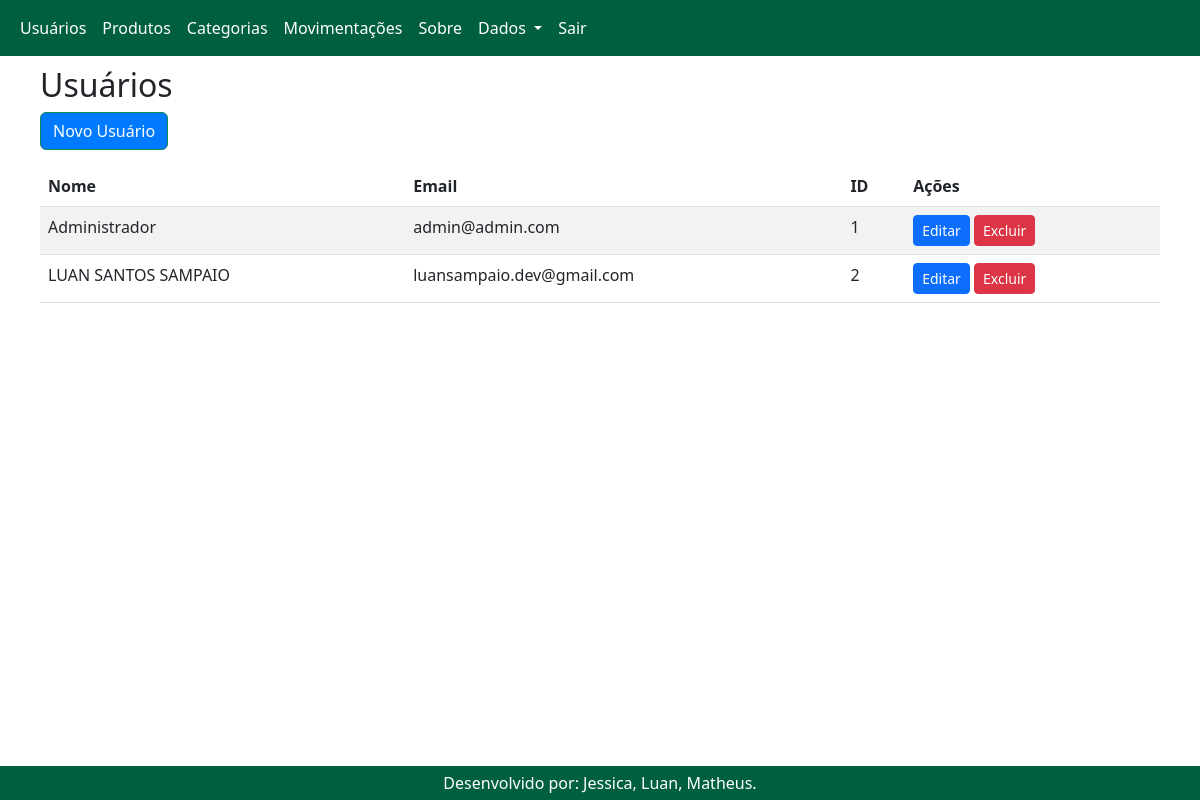
The app's page /usuarios (signed in) with its own data.
### app.py (models this page shows)
class Usuario(db.Model):
    id = db.Column(db.Integer, primary_key=True)
    nome = db.Column(db.String(120), nullable=False)
    email = db.Column(db.String(120), unique=True, nullable=False)
    senha = db.Column(db.String(120), nullable=False)
    role = db.Column(db.String(20), default='user')  # admin ou user

### app.py (the view)
@app.route('/usuarios')
def listar_usuarios():
    if not usuario_admin():
        flash('Acesso restrito ao administrador.', 'danger')
        return redirect('/produtos')
    usuarios = Usuario.query.all()
    return render_template('usuarios.html', usuarios=usuarios)

### app.py (called while the page is built)
def usuario_admin():
    return session.get('usuario') and Usuario.query.filter_by(email=session['usuario'], role='admin').first()

### templates/usuarios.html (shortened to what this page needs)
{% extends 'base.html' %}
{% block content %}
<h2>Usuários</h2>
<a href="/usuario/novo" class="btn btn-success mb-3">Novo Usuário</a>
<div class="table-responsive">
    <table class="table table-striped">
        <thead>
            <tr>
                <th>Nome</th>
                <th>Email</th>
                <th>ID</th>
                <th>Ações</th>
            </tr>
        </thead>
        <tbody>
            {% for usuario in usuarios %}
            <tr>
                <td>{{ usuario.nome }}</td>
                <td>{{ usuario.email }}</td>
                <td>{{ usuario.id }}</td>
                <td>
                    <a href="/usuario/editar/{{ usuario.id }}" class="btn btn-primary btn-sm">Editar</a>
                    <a href="/usuario/excluir/{{ usuario.id }}" class="btn btn-danger btn-sm">Excluir</a>
                </td>
            </tr>
            {% endfor %}
        </tbody>
    </table>
</div>
{% endblock %}

### templates/base.html (style rules this page uses)
html, body { height: 100%; margin: 0; display: flex; flex-direction: column; }
.btn-success { background-color: #007BFF; }
.btn-danger { background-color: #dc3545; }

### records on screen
Usuario: nome "Administrador", email "admin@admin.com", id "1"
Usuario: nome "LUAN SANTOS SAMPAIO", email "luansampaio.dev@gmail.com", id "2"
